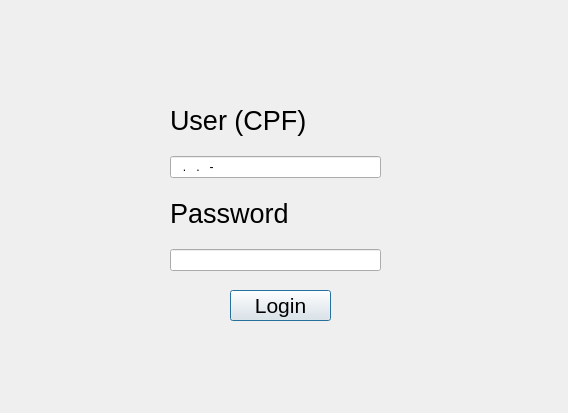
<?xml version="1.0" encoding="UTF-8"?>
<ui version="4.0">
 <class>LoginOrRegister</class>
 <widget class="QDialog" name="LoginOrRegister">
  <property name="geometry">
   <rect>
    <x>0</x>
    <y>0</y>
    <width>568</width>
    <height>413</height>
   </rect>
  </property>
  <property name="windowTitle">
   <string>Dialog</string>
  </property>
  <widget class="QPushButton" name="LoginButton">
   <property name="geometry">
    <rect>
     <x>230</x>
     <y>290</y>
     <width>101</width>
     <height>31</height>
    </rect>
   </property>
   <property name="font">
    <font>
     <pointsize>16</pointsize>
    </font>
   </property>
   <property name="text">
    <string>Login</string>
   </property>
  </widget>
  <widget class="QWidget" name="layoutWidget">
   <property name="geometry">
    <rect>
     <x>170</x>
     <y>90</y>
     <width>211</width>
     <height>181</height>
    </rect>
   </property>
   <layout class="QVBoxLayout" name="verticalLayout">
    <item>
     <widget class="QLabel" name="label">
      <property name="font">
       <font>
        <pointsize>20</pointsize>
       </font>
      </property>
      <property name="text">
       <string>User (CPF)</string>
      </property>
     </widget>
    </item>
    <item>
     <widget class="QLineEdit" name="UserLogin">
      <property name="inputMask">
       <string>000.000.000-00</string>
      </property>
     </widget>
    </item>
    <item>
     <widget class="QLabel" name="label_2">
      <property name="font">
       <font>
        <pointsize>20</pointsize>
       </font>
      </property>
      <property name="text">
       <string>Password</string>
      </property>
     </widget>
    </item>
    <item>
     <widget class="QLineEdit" name="UserPassword">
      <property name="echoMode">
       <enum>QLineEdit::Password</enum>
      </property>
      <property name="clearButtonEnabled">
       <bool>false</bool>
      </property>
     </widget>
    </item>
   </layout>
  </widget>
 </widget>
 <resources/>
 <connections/>
</ui>
